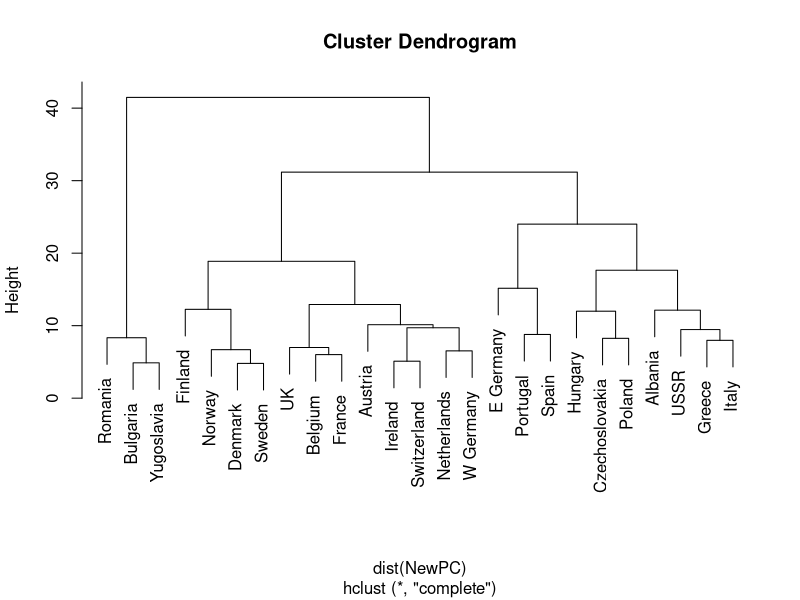
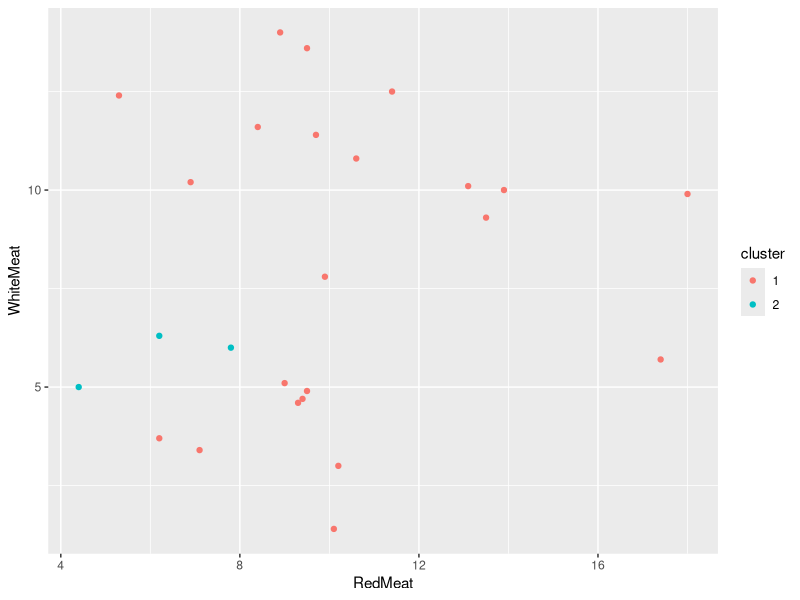

Generate these figures, in order, with R:
## ---- chunk 1
knitr::opts_chunk$set(echo = TRUE)
## ---- chunk 2
#set the working directory
setwd("C:/Users/Nathan/Desktop/DS110")

#Read the protein consumption dataset

PC=read.table("ProteinConsumption.txt", sep="\t", header=T)
head(PC)
summary(PC)

#All variables are quantitative except the variable "country". The countr variable is only an identifier so we can ignore it duirng the clustering. We will use it at the end for the post analysis.

NewPC=PC[ ,-1]
head(NewPC)


#We will be using the package "cluster"
#The cluster package has the function hclust() which implements Aggolomerative Hierarchical clustering.
#Note that we will be passing the histance matrix of the obervations to the hclust() function. Not the original observations.

#We already installed and used the cluster packahge last time so let's load it. 
require(cluster)
HClustPC=hclust(dist(NewPC))
HClustPC

#Lets plot the dendogram the clustering output
#We will include the country names
plot(HClustPC, labels = PC$Country)

#In the dendogram above we can see there is  set of clear tall branches between 20 and 40. When we look further we can see that the right branches between 30-40 is taller than the right branch between 20-30. Therefore we will be "cutting the tree" accross 30-40 height. That gives us 2 clusters.

#Next is to cut the tree at 2, as in cut the tree with 2 branches. This refers to cutting the tree accross a height of 30-40, as stated above.

#for this we will use the cuttree() function. Pass the hierarhical clustering output and then specify which number of branches you need to cut with.

PCCut2=cutree(HClustPC, 2)
PCCut2

#Now we are repeating what we did for kmeans clustering. We are separating the dataset by the clusters and performing Post Analysis.

cl1=which(PCCut2==1)
cl1
cl2=which(PCCut2==2)
cl2

Cluster1=PC[cl1, ]
Cluster2=PC[cl2, ]


print("Displaying the summary of cluster 1 data")
summary(Cluster1)
nrow(Cluster1)

print("Displaying the summary of cluster 2 data")
summary(Cluster2)
nrow(Cluster2)


#Here's an exam of using rep function
rep(1,4)
rep("a", 4)
#Now i'm going to create a new variable called "cluster" and label it with "1" for all the rows in cluster1 dataset
Cluster1$cluster=rep(1,22)
#Now repeat for cluster 2, labeling as 2
Cluster2$cluster=rep(2,3)
summary(Cluster2)

#Now its easy to regenerate original dataset from the above two including the new column "cluster"
AllData=rbind(Cluster1, Cluster2)
summary(AllData)

str(AllData)
#We need to change the cluster variable intoo a factor variable
AllData$cluster=as.factor(AllData$cluster)
str(AllData)
summary(AllData)

#Now its easy to egenrate plots for data visualization in the post analysis
require(ggplot2)
ggplot(data=AllData, aes(x=RedMeat, y=WhiteMeat, color=cluster))+geom_point()


  
#We will continue to investigate the observations in each cluster to ifind ouyt any interesting patterns. need to use both graphical and numerical analysis.





